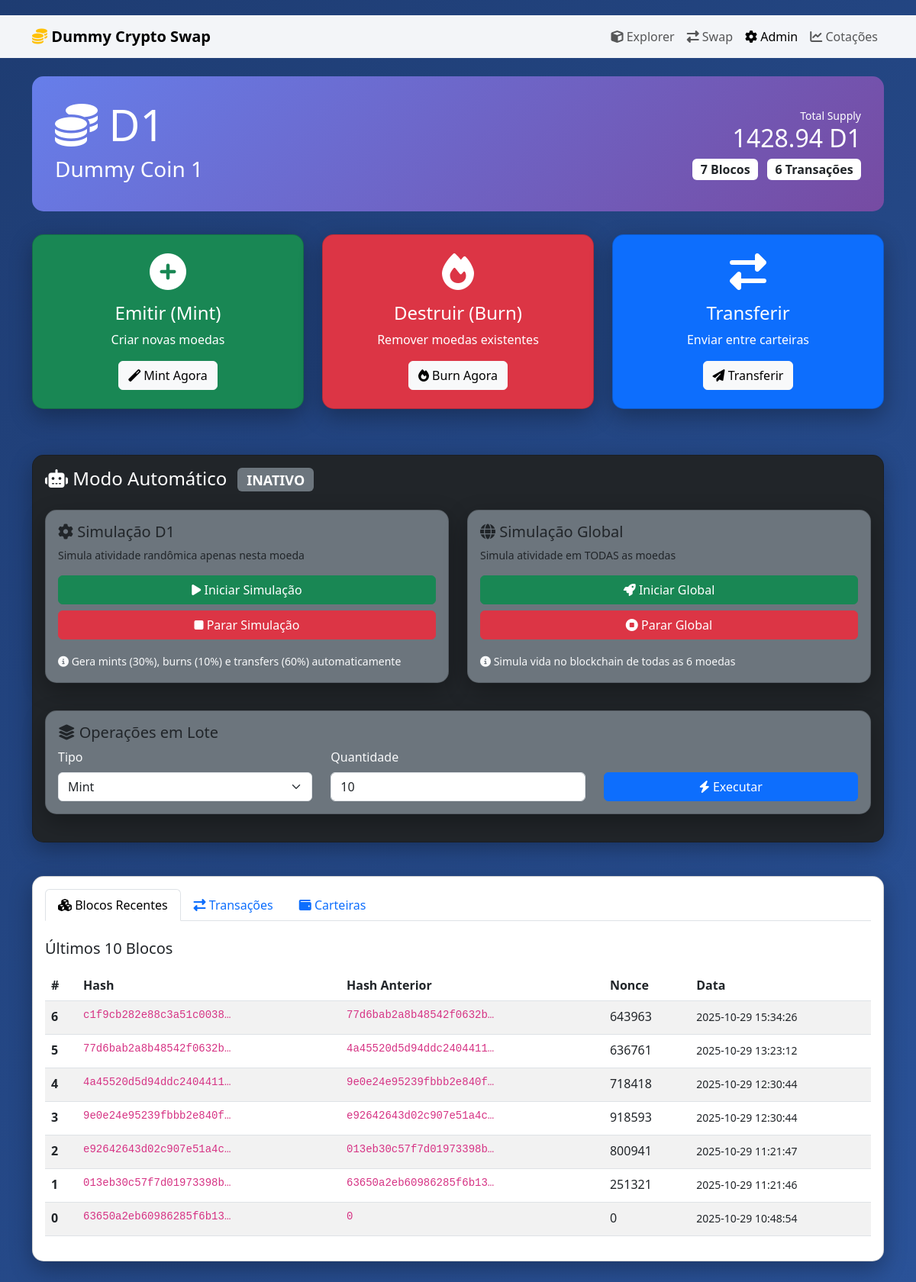
Page /admin/coin/1 on the committed database.
### tables this page shows
CREATE TABLE coins (
            id INTEGER PRIMARY KEY AUTOINCREMENT,
            name TEXT NOT NULL,
            symbol TEXT NOT NULL UNIQUE,
            prefix TEXT NOT NULL,
            total_supply REAL DEFAULT 0,
            created_at TIMESTAMP DEFAULT CURRENT_TIMESTAMP
        );

CREATE TABLE blocks (
            id INTEGER PRIMARY KEY AUTOINCREMENT,
            coin_id INTEGER NOT NULL,
            block_number INTEGER NOT NULL,
            hash TEXT NOT NULL,
            previous_hash TEXT NOT NULL,
            timestamp TIMESTAMP DEFAULT CURRENT_TIMESTAMP,
            nonce INTEGER DEFAULT 0,
            FOREIGN KEY (coin_id) REFERENCES coins (id),
            UNIQUE(coin_id, block_number)
        );

### app.py (the view)
@app.route('/admin/coin/<int:coin_id>')
def admin_coin_detail(coin_id):
    conn = get_db()
    cursor = conn.cursor()
    cursor.execute('SELECT * FROM coins WHERE id = ?', (coin_id,))
    coin = cursor.fetchone()
    cursor.execute("""
        SELECT * FROM blocks WHERE coin_id = ?
        ORDER BY block_number DESC LIMIT 10
    """, (coin_id,))
    blocks = cursor.fetchall()
    cursor.execute("""
        SELECT t.*, b.block_number FROM transactions t
        JOIN blocks b ON t.block_id = b.id
        WHERE t.coin_id = ?
        ORDER BY t.timestamp DESC LIMIT 20
    """, (coin_id,))
    transactions = cursor.fetchall()
    cursor.execute("""
        SELECT * FROM wallets WHERE coin_id = ? AND balance > 0
        ORDER BY balance DESC LIMIT 20
    """, (coin_id,))
    wallets = cursor.fetchall()
    cursor.execute('SELECT COUNT(*) as count FROM blocks WHERE coin_id = ?', (coin_id,))
    total_blocks = cursor.fetchone()['count']
    cursor.execute('SELECT COUNT(*) as count FROM transactions WHERE coin_id = ?', (coin_id,))
    total_transactions = cursor.fetchone()['count']
    conn.close()
    is_simulating = simulation_active.get(coin_id, False)
    return render_template('admin_coin.html',
                         coin=coin,
                         blocks=blocks,
                         transactions=transactions,
                         wallets=wallets,
                         total_blocks=total_blocks,
                         total_transactions=total_transactions,
                         is_simulating=is_simulating)

### app.py (called while the page is built)
def get_db():
    conn = sqlite3.connect(DATABASE)
    conn.row_factory = sqlite3.Row
    return conn

### templates/admin_coin.html (shortened to what this page needs)
<!DOCTYPE html>
<html lang="pt-BR">
<head>
    <link href="https://cdn.jsdelivr.net/npm/bootstrap@5.3.0/dist/css/bootstrap.min.css" rel="stylesheet">
    <link href="https://cdnjs.cloudflare.com/ajax/libs/font-awesome/6.4.0/css/all.min.css" rel="stylesheet">
</head>
<body>
    <nav class="navbar navbar-expand-lg navbar-light mb-4">
        <div class="container">
            <a class="navbar-brand fw-bold" href="/">
                <i class="fas fa-coins text-warning"></i> Dummy Crypto Swap
            </a>
            <div class="navbar-nav ms-auto">
                <a class="nav-link" href="/">
                    <i class="fas fa-cube"></i> Explorer
                </a>
                <a class="nav-link" href="/swap">
                    <i class="fas fa-exchange-alt"></i> Swap
                </a>
                <a class="nav-link active" href="/admin">
                    <i class="fas fa-cog"></i> Admin
                </a>
                <a class="nav-link" href="/admin/rates">
                    <i class="fas fa-chart-line"></i> Cotações
                </a>
            </div>
        </div>
    </nav>
    <div class="container">
        <div class="coin-header">
            <div class="row align-items-center">
                <div class="col-md-6">
                    <h1 class="display-4 mb-2">
                        <i class="fas fa-coins"></i> {{ coin.symbol }}
                    </h1>
                    <h3>{{ coin.name }}</h3>
                </div>
                <div class="col-md-6 text-end">
                    <div class="mb-2">
                        <small class="d-block">Total Supply</small>
                        <h2 class="mb-0">{{ "%.2f"|format(coin.total_supply) }} {{ coin.symbol }}</h2>
                    </div>
                    <div>
                        <span class="badge bg-white text-dark fs-6">{{ total_blocks }} Blocos</span>
                        <span class="badge bg-white text-dark fs-6 ms-2">{{ total_transactions }} Transações</span>
                    </div>
                </div>
            </div>
        </div>
        <div class="row mb-4">
            <div class="col-md-4 mb-3">
                <div class="card action-card bg-success text-white">
                    <div class="card-body text-center p-4">
                        <i class="fas fa-plus-circle fa-3x mb-3"></i>
                        <h4>Emitir (Mint)</h4>
                        <p>Criar novas moedas</p>
                        <button class="btn btn-light" data-bs-toggle="modal" data-bs-target="#mintModal">
                            <i class="fas fa-magic"></i> Mint Agora
                        </button>
                    </div>
                </div>
            </div>
            <div class="col-md-4 mb-3">
                <div class="card action-card bg-danger text-white">
                    <div class="card-body text-center p-4">
                        <i class="fas fa-fire fa-3x mb-3"></i>
                        <h4>Destruir (Burn)</h4>
                        <p>Remover moedas existentes</p>
                        <button class="btn btn-light" data-bs-toggle="modal" data-bs-target="#burnModal">
                            <i class="fas fa-fire"></i> Burn Agora
                        </button>
                    </div>
                </div>
            </div>
            <div class="col-md-4 mb-3">
                <div class="card action-card bg-primary text-white">
                    <div class="card-body text-center p-4">
                        <i class="fas fa-exchange-alt fa-3x mb-3"></i>
                        <h4>Transferir</h4>
                        <p>Enviar entre carteiras</p>
                        <button class="btn btn-light" data-bs-toggle="modal" data-bs-target="#transferModal">
                            <i class="fas fa-paper-plane"></i> Transferir
                        </button>
                    </div>
                </div>
            </div>
        </div>
        <div class="row mb-4">
            <div class="col-12">
                <div class="card bg-dark text-white">
                    <div class="card-body">
                        <h4 class="mb-4">
                            <i class="fas fa-robot"></i> Modo Automático
                            <span id="simulationBadge" class="badge bg-{% if is_simulating %}success{% else %}secondary{% endif %} ms-2">
                                {% if is_simulating %}ATIVO{% else %}INATIVO{% endif %}
                            </span>
                        </h4>
                        <div class="row">
                            <div class="col-md-6 mb-3">
                                <div class="card bg-secondary">
                                    <div class="card-body">
                                        <h5><i class="fas fa-cog"></i> Simulação {{ coin.symbol }}</h5>
                                        <p class="small mb-3">Simula atividade randômica apenas nesta moeda</p>
                                        <div class="d-grid gap-2">
                                            <button class="btn btn-success" onclick="startSimulation(false)">
                                                <i class="fas fa-play"></i> Iniciar Simulação
                                            </button>
                                            <button class="btn btn-danger" onclick="stopSimulation(false)">
                                                <i class="fas fa-stop"></i> Parar Simulação
                                            </button>
                                        </div>
                                        <div class="mt-3">
                                            <small class="text-light">
                                                <i class="fas fa-info-circle"></i>
                                                Gera mints (30%), burns (10%) e transfers (60%) automaticamente
                                            </small>
                                        </div>
                                    </div>
                                </div>
                            </div>
                            <div class="col-md-6 mb-3">
                                <div class="card bg-secondary">
                                    <div class="card-body">
                                        <h5><i class="fas fa-globe"></i> Simulação Global</h5>
                                        <p class="small mb-3">Simula atividade em TODAS as moedas</p>
                                        <div class="d-grid gap-2">
                                            <button class="btn btn-success" onclick="startSimulation(true)">
                                                <i class="fas fa-rocket"></i> Iniciar Global
                                            </button>
                                            <button class="btn btn-danger" onclick="stopSimulation(true)">
                                                <i class="fas fa-stop-circle"></i> Parar Global
                                            </button>
                                        </div>
                                        <div class="mt-3">
                                            <small class="text-light">
                                                <i class="fas fa-info-circle"></i>
                                                Simula vida no blockchain de todas as 6 moedas
                                            </small>
                                        </div>
                                    </div>
                                </div>
                            </div>
                            <div class="col-12">
                                <div class="card bg-secondary">
                                    <div class="card-body">
                                        <h5><i class="fas fa-layer-group"></i> Operações em Lote</h5>
                                        <div class="row">
                                            <div class="col-md-4">
                                                <label class="form-label text-light">Tipo</label>
                                                <select class="form-select" id="batchOperation">
                                                    <option value="mint">Mint</option>
                                                </select>
                                            </div>
                                            <div class="col-md-4">
                                                <label class="form-label text-light">Quantidade</label>
                                                <input type="number" class="form-control" id="batchCount" value="10" min="1" max="100">
                                            </div>
                                            <div class="col-md-4">
                                                <label class="form-label text-light">&nbsp;</label>
                                                <button class="btn btn-primary w-100" onclick="executeBatchOperations()">
                                                    <i class="fas fa-bolt"></i> Executar
                                                </button>
                                            </div>
                                        </div>
                                    </div>
                                </div>
                            </div>
                        </div>
                    </div>
                </div>
            </div>
        </div>
        <div class="card bg-white">
            <div class="card-body">
                <ul class="nav nav-tabs" role="tablist">
                    <li class="nav-item" role="presentation">
                        <button class="nav-link active" data-bs-toggle="tab" data-bs-target="#blocks-tab" type="button">
                            <i class="fas fa-cubes"></i> Blocos Recentes
                        </button>
                    </li>
                    <li class="nav-item" role="presentation">
                        <button class="nav-link" data-bs-toggle="tab" data-bs-target="#transactions-tab" type="button">
                            <i class="fas fa-exchange-alt"></i> Transações
                        </button>
                    </li>
                    <li class="nav-item" role="presentation">
                        <button class="nav-link" data-bs-toggle="tab" data-bs-target="#wallets-tab" type="button">
                            <i class="fas fa-wallet"></i> Carteiras
                        </button>
                    </li>
                </ul>
                <div class="tab-content mt-4">
                    <div class="tab-pane fade show active" id="blocks-tab">
                        <h5 class="mb-3">Últimos 10 Blocos</h5>
                        <div class="table-responsive">
                            <table class="table table-striped">
                                <thead>
                                    <tr>
                                        <th>#</th>
                                        <th>Hash</th>
                                        <th>Hash Anterior</th>
                                        <th>Nonce</th>
                                        <th>Data</th>
                                    </tr>
                                </thead>
                                <tbody>
                                    {% for block in blocks %}
                                    <tr>
                                        <td><strong>{{ block.block_number }}</strong></td>
                                        <td><code class="address-truncate">{{ block.hash }}</code></td>
                                        <td><code class="address-truncate">{{ block.previous_hash }}</code></td>
                                        <td>{{ block.nonce }}</td>
                                        <td><small>{{ block.timestamp }}</small></td>
                                    </tr>
                                    {% endfor %}
                                </tbody>
                            </table>
                        </div>
                    </div>
                </div>
            </div>
        </div>
    </div>
</body>
</html>

### templates/admin_coin.html (style rules this page uses)
body { background: linear-gradient(135deg, #1e3c72 0%, #2a5298 100%); min-height: 100vh; padding: 20px 0; }
.card { border-radius: 15px; box-shadow: 0 10px 30px rgba(0,0,0,0.3); margin-bottom: 20px; }
.navbar { background: rgba(255,255,255,0.95) !important; backdrop-filter: blur(10px); }
.coin-header { background: linear-gradient(135deg, #667eea 0%, #764ba2 100%); color: white; border-radius: 15px; padding: 30px; margin-bottom: 30px; }
.action-card { transition: transform 0.3s, box-shadow 0.3s; }
.table-responsive { max-height: 400px; overflow-y: auto; }
.address-truncate { max-width: 200px; overflow: hidden; text-overflow: ellipsis; white-space: nowrap; display: inline-block; }

### rows in the picture
coins: symbol "D1", name "Dummy Coin 1", total_supply "1428.94"
blocks: block_number "6", hash "c1f9cb282e88c3a51c0038…", previous_hash "77d6bab2a8b48542f0632b…", nonce "643963", timestamp "2025-10-29 15:34:26"
blocks: block_number "5", hash "77d6bab2a8b48542f0632b…", previous_hash "4a45520d5d94ddc2404411…", nonce "636761", timestamp "2025-10-29 13:23:12"
blocks: block_number "4", hash "4a45520d5d94ddc2404411…", previous_hash "9e0e24e95239fbbb2e840f…", nonce "718418", timestamp "2025-10-29 12:30:44"
blocks: block_number "3", hash "9e0e24e95239fbbb2e840f…", previous_hash "e92642643d02c907e51a4c…", nonce "918593", timestamp "2025-10-29 12:30:44"
blocks: block_number "2", hash "e92642643d02c907e51a4c…", previous_hash "013eb30c57f7d01973398b…", nonce "800941", timestamp "2025-10-29 11:21:47"
blocks: block_number "1", hash "013eb30c57f7d01973398b…", previous_hash "63650a2eb60986285f6b13…", nonce "251321", timestamp "2025-10-29 11:21:46"
blocks: block_number "0", hash "63650a2eb60986285f6b13…", previous_hash "0", nonce "0", timestamp "2025-10-29 10:48:54"

### other values in the picture
{{ total_blocks }} "7"
{{ total_transactions }} "6"
